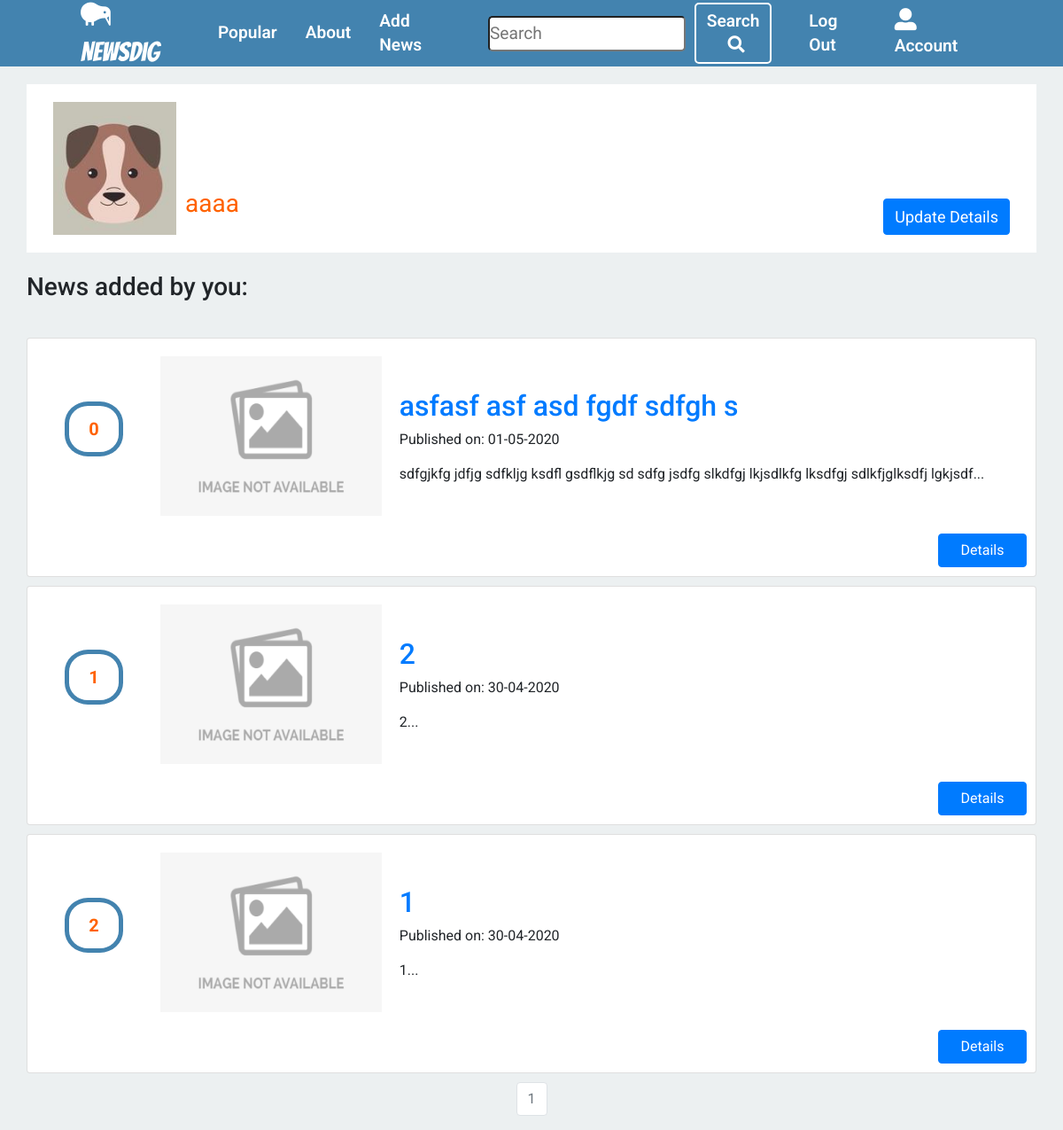
Before: /account (signed in) with the older database file.
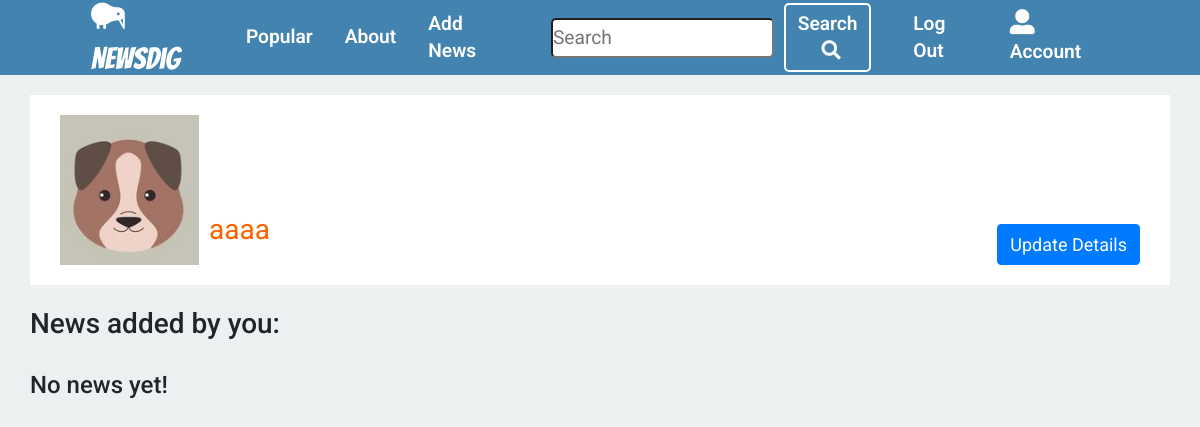
After: the same page with the newer database file.
### news/models.py (models this page shows, shortened)
class News(db.Model):
    __tablename__ = 'news'
    users = db.relationship(User)
    comments = db.relationship(
        'Comment', backref='news', lazy=True, cascade="all,delete")
    users_likes = db.relationship(
        'Likes', backref='news', lazy=True, cascade="all,delete")
    id = db.Column(db.Integer, primary_key=True)
    user_id = db.Column(db.Integer, db.ForeignKey('users.id'), nullable=False)
    picture_link = db.Column(db.String(), nullable=False)
    link = db.Column(db.String(), nullable=False)
    date = db.Column(db.DateTime, nullable=False, default=datetime.utcnow)
    title = db.Column(db.String(140), nullable=False)
    text = db.Column(db.Text, nullable=False)
    likes = db.Column(db.Integer, nullable=False, default=0)

### news/users/views.py (the view)
@users.route("/account", methods=['GET', 'POST'])
@login_required
def account():
    form = UpdateUserForm()
    page = request.args.get('page', 1, type=int)
    user_news = News.query.filter(
        News.user_id == current_user.id).order_by(
        News.date.desc()).paginate(page=page, per_page=5)
    if form.validate_on_submit():
        if form.picture.data:
            username = current_user.username
            pic = add_profile_pic(form.picture.data, username)
            current_user.profile_image = pic
        elif form.check_email(form.email) == False:
            return redirect(url_for('users.account'))
        elif form.check_username(form.username) == False:
            return redirect(url_for('users.account'))
        current_user.username = form.username.data
        current_user.email = form.email.data
        db.session.commit()
        flash('User Account Updated')
        return redirect(url_for('users.account'))
    elif request.method == 'GET':
        form.username.data = current_user.username
        form.email.data = current_user.email
    profile_image = url_for(
        'static', filename='profile_pics/' + current_user.profile_image)
    return render_template('account.html', profile_image=profile_image, form=form, user_news=user_news)

### news/users/forms.py (shortened to what this page needs)
class UpdateUserForm(FlaskForm):
    email = StringField('Email', validators=[DataRequired(), Email()])
    username = StringField('Username', validators=[DataRequired()])
    picture = FileField('Update Profile Picture', validators=[
                        FileAllowed(['jpg', 'png'])])
    submit = SubmitField('Update')

### news/models.py (called while the page is built)
@login_manager.user_loader
def load_user(user_id):
    return User.query.get(user_id)

### news/templates/account.html (shortened to what this page needs)
{% extends "base.html" %}
{% block content %}
<div class="container">
  <div class="user_info">
    <div>
      <img src="{{ url_for('static', filename='profile_pics/' + current_user.profile_image) }}">
      <p>{{ current_user.username }}</p>
    </div>
    <div>
      <a id="update_user" href="#" class="btn btn-primary">Update Details</a>
    </div>
  </div>
  <br>
  <h3>News added by you:</h3>
  <br>
  {% if not user_news.items %}
  <h4>No news yet!</h4>
  {% else %}
  {% for news in user_news.items %}
  <div class="card">
    <div class="card-body">
      <div class='likes'>
        <p>{{news.likes}}</p>
      </div>
      <div class="miniature">
        {% if news.picture_link%}
        <img src="{{news.picture_link}}" alt="">
        {% else %}
        <img src="{{ url_for('static', filename='default.jpeg') }}">
        {% endif %}
      </div>
      <div class="news_info">
        <h2><a class="card-title" href="  {{ url_for('news_group.news_view', news_id=news.id) }}">{{ news.title }}</a>
        </h2>
        <p>Published on: {{ news.date.strftime('%d-%m-%Y') }}</p>
        <p class="card-text">{{ news.text[:100] }}...</p>
      </div>
    </div>
    <a href="{{ url_for('news_group.news_view', news_id=news.id) }}" class="details_btn btn btn-primary">Details</a>
  </div>
  {% endfor %}
  {% endif %}
</div>
<nav aria-label="Page navigation example">
  <ul class="pagination ">
    {% for page_num in user_news.iter_pages(left_edge=1, right_edge=1, left_current=1, right_current=2) %}
    {% if user_news.page == page_num %}
    <li class="page-item disabled">
      <a class="page-link" href="{{ url_for('users.account', page=page_num) }}">{{ page_num }}</a></li>
    {% else %}
    <li class="page-item"><a class="page-link" href="{{ url_for('users.account', page=page_num) }}">{{ page_num }}</a>
    </li>
    {% endif %}
    {% endfor %}
</nav>
{% endblock content %}

Changed rows visible on the page:
removed News: likes "0", title "asfasf asf asd fgdf sdfgh s", date "01-05-2020", text "sdfgjkfg jdfjg sdfkljg ksdfl gsdflkjg sd sdfg jsdfg slkdfgj lkjsdlkfg lksdfgj sdlkfjglksdfj lgkjsdf"
no longer on this page (row edited): News: likes "1", title "2", date "30-04-2020", text "2"
no longer on this page (row edited): News: likes "2", title "1", date "30-04-2020", text "1"
Other visible differences:
text now shown: "No news yet!"
list line gone: "1"
